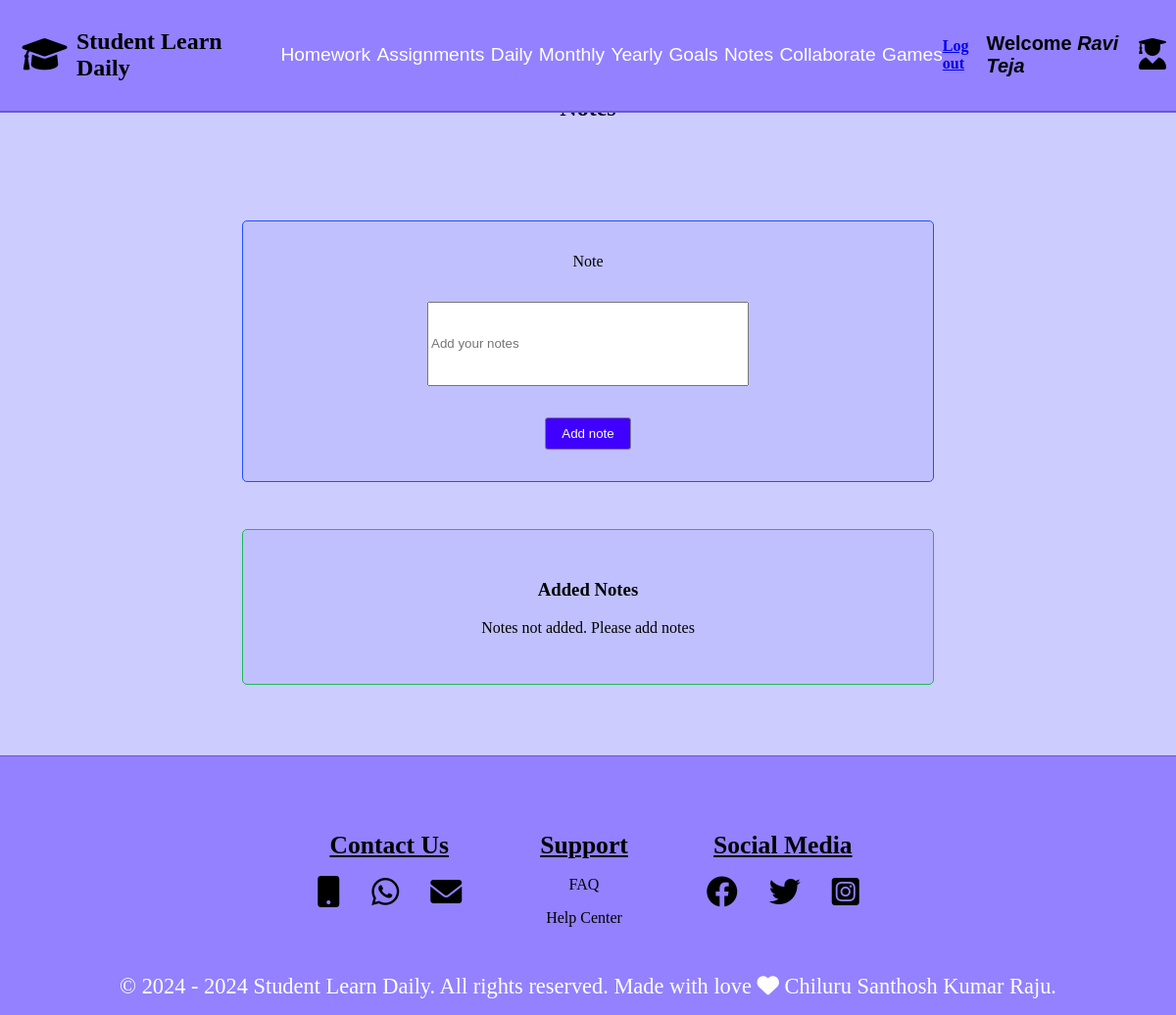
Before: /studentnotespage/7/ with the older database file.
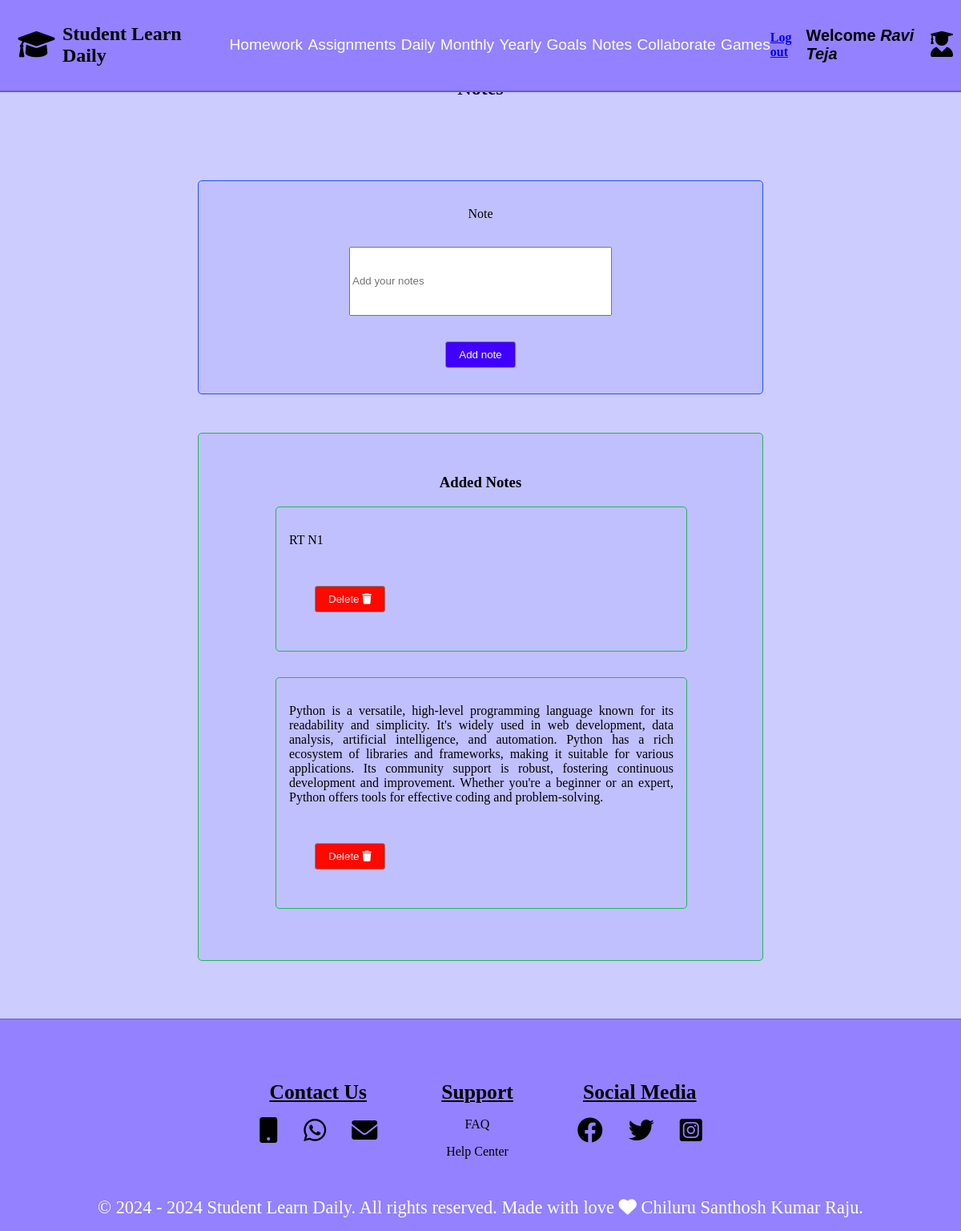
After: the same page with the newer database file.
### studentnotesapp/models.py (models this page shows, shortened)
class studentnotesmodel(models.Model):
    student = models.ForeignKey(StudentRegistrationModel,on_delete=models.CASCADE,null=True)
    notes = models.TextField(null=True)

### studentnotesapp/views.py (the view, shortened to what this page needs)
# urls.py: path('studentnotespage/<int:student_id>/',views.studentnotespage,name="studentnotespage")
def studentnotespage(request,student_id):
    student = get_object_or_404(StudentRegistrationModel,id=student_id)
    student_name = f"{student.first_name} {student.last_name}"
    form = studentnotesform(request.POST or None)
    notes = studentnotesmodel.objects.filter(student=student)
    return render(request,'studentnotes.html',
                  {
                    'student_id':student_id,
                    'student_name':student_name,
                    'form':form,
                    'notes':notes
                  })

### studentnotesapp/forms.py
class studentnotesform(forms.ModelForm):
    class Meta:
        model = studentnotesmodel
        fields = ['notes']
        widgets = {
            'notes':forms.TextInput(attrs={
                'placeholder':'Add your notes',
                'class':'add-notes-input-box'
            })
        }

### context_processors/user_context.py (called while the page is built)
def student_context(request):
    student_name = ""
    student_id = request.session.get('student_id')
    if student_id:
        try:
            student = StudentRegistrationModel.objects.get(pk=student_id)
            student_name = f"{student.first_name} {student.last_name}"
        except StudentRegistrationModel.DoesNotExist:
            student_name = ""
    return {
        'student_name': student_name
    }

### Student_Learn_Daily_Project/templates/studentnotes.html (shortened to what this page needs)
{% extends "studentloginbase.html" %}
{% load static %}
{% block css %}
    <link rel="stylesheet" href="{% static 'studentnotes.css' %}">
    <link rel="stylesheet" href="https://cdnjs.cloudflare.com/ajax/libs/font-awesome/6.0.0-beta3/css/all.min.css">
    <link rel="stylesheet" href="https://cdnjs.cloudflare.com/ajax/libs/toastr.js/latest/toastr.min.css">
{% endblock css %}
{% block content %}
<section id="student-notes-id" class="Student-notes-section">
    <h2 class="student-notes-heading">Notes</h2>
    <div class="student-notes-form">
        <form method="post">
            <label for="noname">Note</label><br>
            {{form.notes }}
            <div><input type="submit" name="addnotes" value="Add note" class="add-note-button"></div>
        </form>
    </div>
    <div class="student-added-notes">
        <h3>Added Notes</h3>
        {% if notes %}
        {% for note in notes %}
        <div class="student-added-note-edit">
            <p> {{ note.notes }} </p>
            <form method="post">
            <button type="submit" name="delete_btn" class="note-delete-button"> Delete <i class="fa-solid fa-trash"></i></button>
            </form>
        </div>
        {% endfor %}
        {% else %}
            <p> Notes not added. Please add notes</p>
        {% endif %}
    </div>
</section>
{% endblock content %}

Changed rows visible on the page:
added studentnotesmodel: notes "RT N1"
added studentnotesmodel: notes "Python is a versatile, high-level programming language known for its readability and simplicity. It's widely used in web development, data analysis, artificial intelligence, and automation. Python has a rich ecosystem of libraries and frameworks, making it suitable for various applications. Its community support is robust, fostering continuous development and improvement. Whether you're a beginner or an expert, Python offers tools for effective coding and problem-solving."
Other visible differences:
text no longer shown: "Notes not added. Please add notes"
